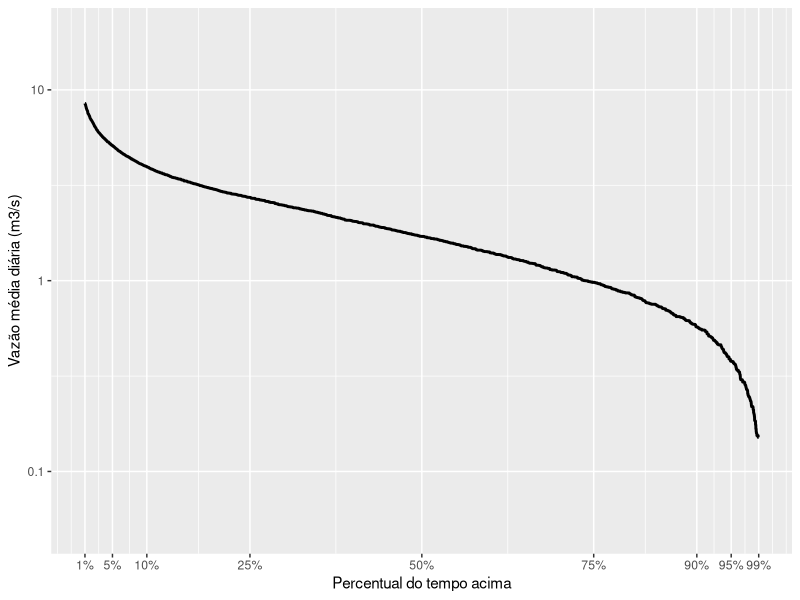
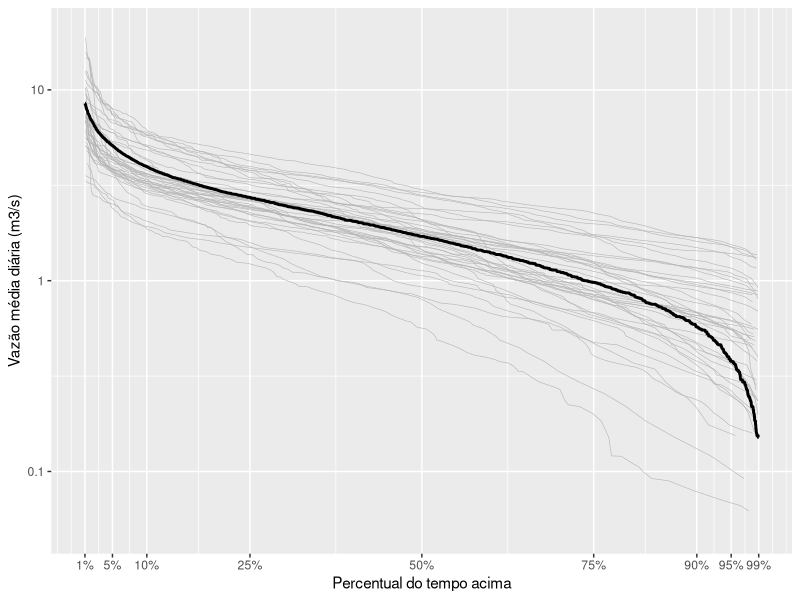
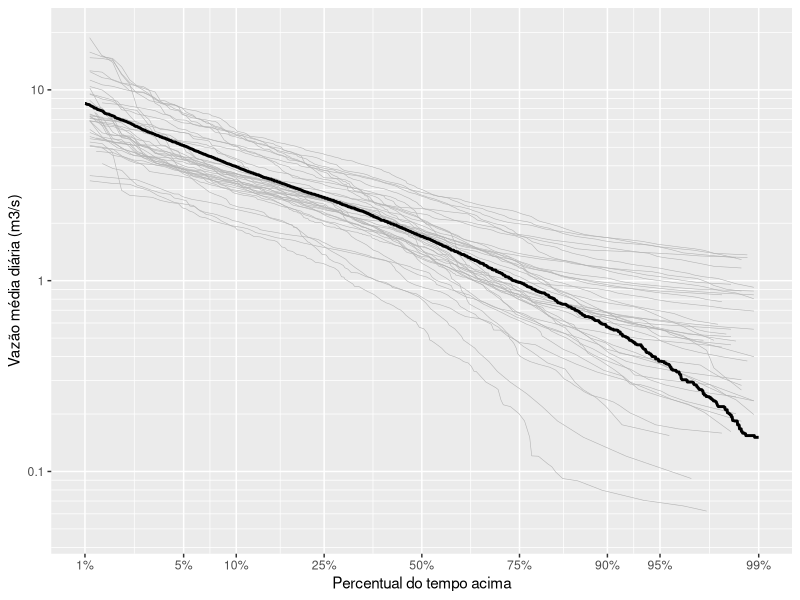
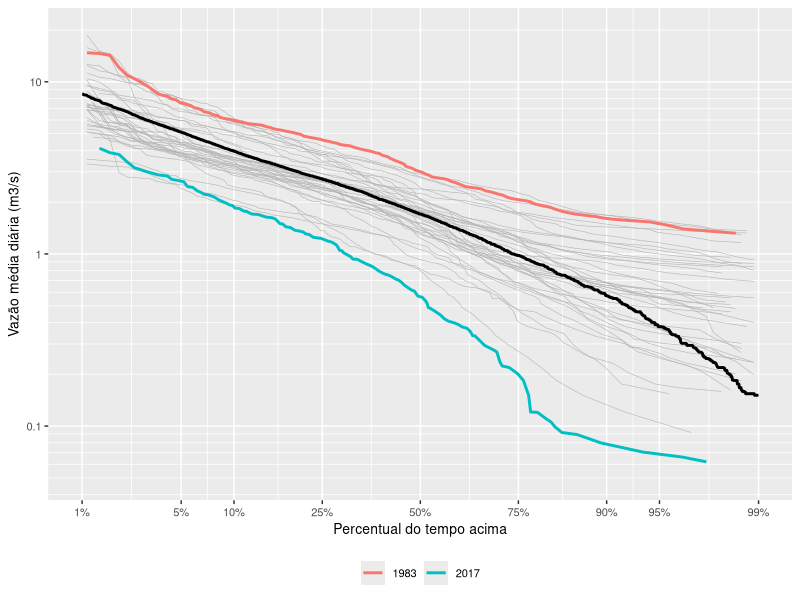

Write the R code that produced these figures, in order.
## ---- chunk 1
knitr::opts_chunk$set(echo = TRUE)
library(tidyverse)
library(lubridate)
## ---- chunk 2
## Leitura do arquivo de vazões médias diárias
Qd <- read.table(file = "dados/60435000.txt",
                             sep = "\t",
                             dec = ".",
                             header = T,
                             fileEncoding = "UTF-8",
                             colClasses = c("factor", "Date", "numeric"))
head(Qd,10)
## ---- chunk 3
## Criação de coluna com os anos
Qd <- Qd %>% 
  mutate(Ano = year(Data))

## Remoção de anos que contenham dias com falha
Anos_falha <- unique(Qd$Ano[is.na(Qd$Vazao)])
Anos_falha
Qd <- Qd %>% 
          filter(!(Ano %in% Anos_falha))
tibble(Qd)
## ---- chunk 4
# Permanência calculada com todos os anos juntos 
# Uso do R-base apenas
Qperm_all <- Qd[order(Qd$Vazao, decreasing = TRUE), ]
Qperm_all$index <- 1:nrow(Qperm_all)
Qperm_all$weibull <- Qperm_all$index/(nrow(Qperm_all)+1) 
tibble(Qperm_all)
## ---- chunk 5
Qperm_allt <- Qd %>% 
  arrange(desc(Vazao)) %>%
  mutate(index = rank(-Vazao)) %>%
  mutate(weibull = index/(n()+1))
tibble(Qperm_allt)
## ---- chunk 6
ggplot() +
  geom_line(data = Qperm_all,aes(weibull,Vazao),colour = 'black', size = 1) +
  scale_y_continuous(name = 'Vazão média diária (m3/s)',
                     trans = 'log10', 
                     breaks = c(0.01, 0.1, 1, 10, 100, 1000, 10000),
                     limits = c(0.05, 20),
                     labels = c(0.01, 0.1, 1, 10, 100, 1000, '10,000')) +
    scale_x_continuous(name = 'Percentual do tempo acima',
                     limits = c(0.01,0.99),
                     breaks = c(0.01, 0.05,0.1,0.25,0.5,0.75, 0.9,0.95, 0.99),
                     labels = c('1%','5%', '10%', '25%', '50%', '75%', '90%','95%', '99%'))
## ---- chunk 7
# Permanência calculada para cada ano
# Uso do tidyverse e pipe
Qperm_ano <- Qd %>% 
  arrange(Ano, desc(Vazao)) %>%
  group_by(Ano) %>%
  mutate(index = rank(-Vazao)) %>%
  mutate(weibull = index/(n()+1))
tibble(Qperm_ano)
## ---- chunk 8
ggplot() +
  geom_line(data = Qperm_ano,aes(x = weibull, y = Vazao,group = Ano),
              colour = 'grey70', size = 0.2) +
  geom_line(data = Qperm_all,aes(weibull,Vazao),colour = 'black', size = 1) +
    scale_y_continuous(name = 'Vazão média diária (m3/s)',
                     trans = 'log10', 
                     breaks = c(0.01, 0.1, 1, 10, 100, 1000, 10000),
                     limits = c(0.05, 20),
                     labels = c(0.01, 0.1, 1, 10, 100, 1000, '10,000')) +
    scale_x_continuous(name = 'Percentual do tempo acima',
                     limits = c(0.01,0.99),
                     breaks = c(0.01, 0.05,0.1,0.25,0.5,0.75, 0.9,0.95, 0.99),
                     labels = c('1%','5%', '10%', '25%', '50%', '75%', '90%','95%', '99%'))
## ---- chunk 9
# Function to plot minor breaks at a log scale
# https://stackoverflow.com/questions/30179442/plotting-minor-breaks-on-a-log-scale-with-ggplot
log10_minor_break = function (...){
  function(x) {
    minx         = floor(min(log10(x), na.rm=T))-1;
    maxx         = ceiling(max(log10(x), na.rm=T))+1;
    n_major      = maxx-minx+1;
    major_breaks = seq(minx, maxx, by=1)
    minor_breaks = 
      rep(log10(seq(1, 9, by=1)), times = n_major)+
      rep(major_breaks, each = 9)
    return(10^(minor_breaks))
  }
}

log10_major_break = function (...){
  function(x) {
    minx         = floor(min(log10(x), na.rm=T))-1;
    maxx         = ceiling(max(log10(x), na.rm=T))+1;
    n_major      = maxx-minx+1;
    major_breaks = seq(minx, maxx, by=1)
    return(10^(major_breaks))
  }
}

## ---- chunk 10
ggplot() +
  geom_line(data = Qperm_ano,aes(x = weibull, y = Vazao,group = Ano),
              colour = 'grey70', size = 0.2) +
  geom_line(data = Qperm_all,aes(weibull,Vazao),colour = 'black', size = 1) +
    scale_y_continuous(name = 'Vazão média diária (m3/s)',
                     trans = 'log10', 
                     breaks = c(0.01, 0.1, 1, 10, 100, 1000, 10000),
                     minor_breaks = log10_minor_break(),
                     limits = c(0.05, 20),
                     labels = c(0.01, 0.1, 1, 10, 100, 1000, '10,000')) +
    scale_x_continuous(name = 'Percentual do tempo acima',
                     trans = 'probit', 
                     limits = c(0.01,0.99),
                     breaks = c(0.01, 0.05,0.1,0.25,0.5,0.75, 0.9,0.95, 0.99),
                     labels = c('1%','5%', '10%', '25%', '50%', '75%', '90%','95%', '99%'))
## ---- chunk 11
## Determina o ano mais úmido e o ano mais seco
Qanual <- Qd %>%
  group_by(Ano) %>%
  summarise(Qano = mean(Vazao))
ano_seco <- as.numeric(Qanual[which.min(Qanual$Qano),1])
ano_seco
ano_umido <- as.numeric(Qanual[which.max(Qanual$Qano),1])
ano_umido
## ---- chunk 12
anos_extremos <- Qd %>% 
  filter(Ano %in% c(ano_seco, ano_umido)) %>% 
  arrange(Ano, desc(Vazao)) %>%
  group_by(Ano) %>% 
  mutate(index = rank(-Vazao)) %>%
  mutate(weibull = index/(n()+1))
tibble(anos_extremos)
## ---- chunk 13
# Plotagem
  ggplot() +
    geom_line(data = Qperm_ano,aes(x = weibull, y = Vazao,group = Ano),
              colour = 'grey70', size = 0.2) +   
    geom_line(data = Qperm_all,aes(weibull,Vazao),colour = 'black', size = 1) +
    geom_line(data = anos_extremos, aes(x = weibull, y = Vazao, colour = factor(Ano)), size = 1) +
    scale_colour_discrete(name = NULL) +
    theme(legend.position = 'bottom',text = element_text(size = 10)) +
    scale_y_continuous(name = 'Vazão média diária (m3/s)',
                     trans = 'log10', 
                     breaks = c(0.01, 0.1, 1, 10, 100, 1000, 10000),
                     minor_breaks = log10_minor_break(),
                     limits = c(0.05, 20),
                     labels = c(0.01, 0.1, 1, 10, 100, 1000, '10,000')) +
    scale_x_continuous(name = 'Percentual do tempo acima',
                     trans = 'probit', 
                     limits = c(0.01,0.99),
                     breaks = c(0.01, 0.05,0.1,0.25,0.5,0.75, 0.9,0.95, 0.99),
                     labels = c('1%','5%', '10%', '25%', '50%', '75%', '90%','95%', '99%'))
